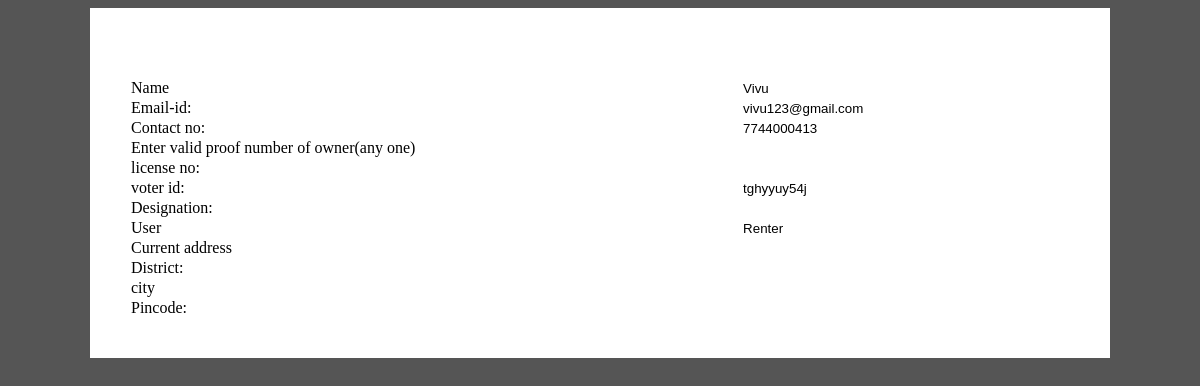
Page /commonview.php?id=27 on the committed database.
### tables this page shows
CREATE TABLE `owner` (
  `no` varchar(15) NOT NULL,
  `name` varchar(30) DEFAULT NULL,
  `phoneno` varchar(25) NOT NULL,
  `email` varchar(35) NOT NULL,
  `dob` date DEFAULT NULL,
  `license` varchar(30) NOT NULL,
  `viterid` varchar(30) NOT NULL,
  `curaddress` varchar(350) DEFAULT NULL,
  `city` varchar(350) DEFAULT NULL,
  `disno` int(3) DEFAULT NULL,
  `pin` varchar(10) DEFAULT NULL,
  `desg` varchar(20) DEFAULT NULL,
  `ono` varchar(15) DEFAULT NULL,
  `ora` varchar(3) DEFAULT NULL,
  `num` int(15) DEFAULT NULL,
  `apornot` int(1) DEFAULT 0,
  `odate` datetime DEFAULT current_timestamp()
);

### sviewreg.php (the view, shortened to what this page needs)
<html>
<head>
	</head>
	<body>
		    <table>
	          <tr><td >
	            Name</td><td>
	                <input type="text"  value="<?php echo $name;?>">
	                  </td></tr>
                   <tr><td>
	           Email-id:</td></td>
	           <td><input type="text" value="<?php echo $email; ?>"></td></tr>
	           <tr><td>
	           Contact no:</td>
	           <td><input type="text" name="cno" value="<?php echo $ph;?>"></td></tr>
	           <tr>
	           <td>Enter valid proof number of owner(any one)</td>
	           <td></td>
	           <tr><td>
	             license no:</td><td><input type="text" value="<?php echo $lic;?>"></td></tr>
	             <tr>
	             <td>voter id:</td><td><input type="text" value="<?php echo $vot;?>"></td>
	             </tr>
	             <tr><td>Designation:</td><td><input type="text" value="<?php echo $desg; ?>"></td></tr>
	             <tr><td>User </td><td><input type="text" value="<?php echo 'Renter';?>"></td></tr>
	                  <tr><td>Current address</td><td><input type="text" value="<?php echo $cur;?>"></td></tr>
	    <tr><td>District:</td><td><input type="text"  value="<?php echo $dist; ?>"></td>
       </tr>
       <tr><td>city</td><td><input type="text" value="<?php echo $city; ?>"></td></tr>
       <tr><td>Pincode:</td><td><input type="text" value="<?php echo $pin;?>"></td></tr>
	      </body>
	      </html>

### css/createaccount.css (style rules this page uses)
table { margin:30px; }

### commonview.php (style rules this page uses)
table, td, th { border: 0px solid black; }
table { border-collapse: collapse; width: 100%; }
input { border:0; }
body { background:#555; }

### rows in the picture
owner: name "Vivu", email "vivu123@gmail.com", cno "7744000413", viterid "tghyyuy54j"
